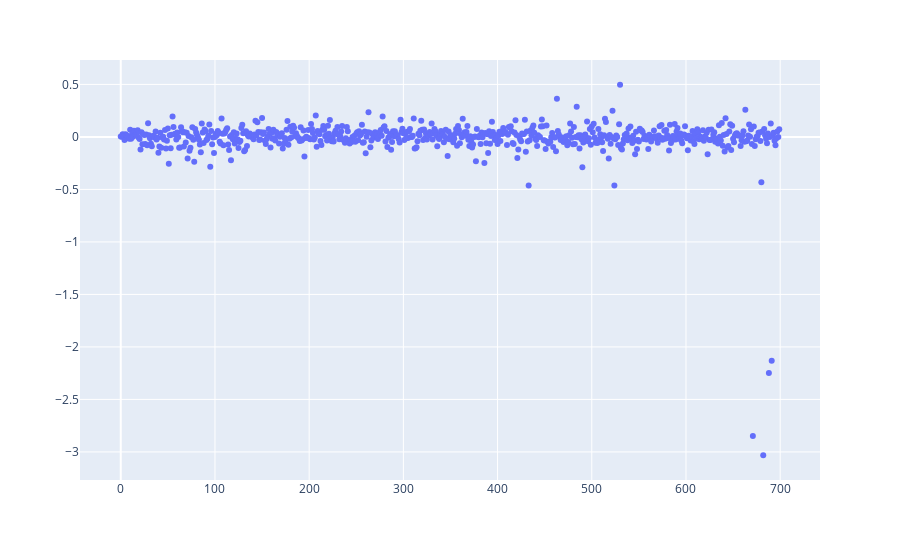

Source (notebook cell):
### Code cell
scatter(np.arange(700), x)

### Figure 1 — Plotly figure (JSON) as saved in the notebook; plotly's stock layout.template omitted (floating-point values rounded to 4 significant figures; data arrays with more than 128 entries replaced by an {"elided": "..."} marker saying what was removed)
{"data": [{"hovertemplate": "=%{y}<extra></extra>", "legendgroup": "", "marker": {"color": "#636efa", "symbol": "circle"}, "mode": "markers", "name": "", "orientation": "v", "showlegend": false, "type": "scatter", "x": {"elided": "700 int values"}, "xaxis": "x", "y": {"elided": "700 float values"}, "yaxis": "y"}], "layout": {"legend": {"tracegroupgap": 0}, "margin": {"t": 60}, "xaxis": {"anchor": "y", "domain": [0, 1], "title": {"text": ""}}, "yaxis": {"anchor": "x", "domain": [0, 1], "title": {"text": ""}}}}
